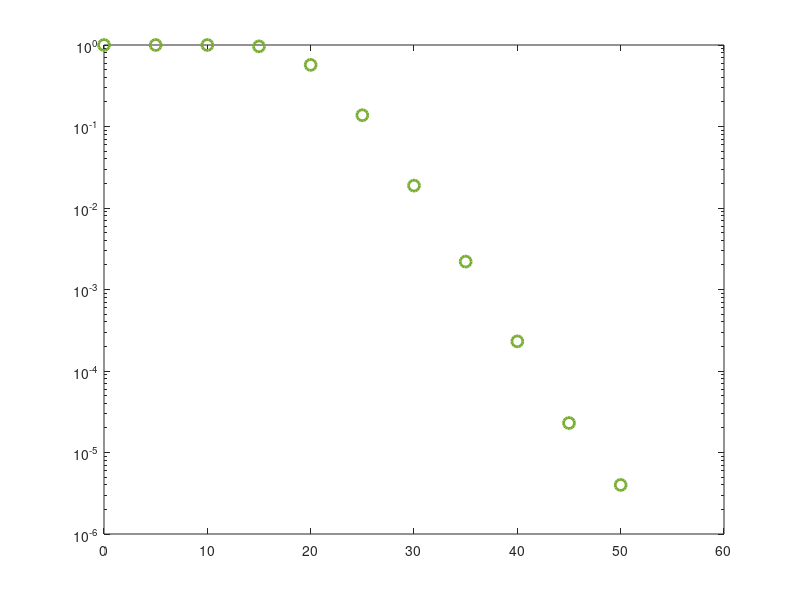

Here is the MATLAB script that generated this plot: (Note: this script raises an error after producing the figure.)

clear all;clc ;close all;
N = 1e6; %iterasyon

ps_dB = 0:5:60;
ps=db2pow(ps_dB);

%pe_dB=0;
%pe=db2pow(pe_dB);

pr=ps;

var_hsr=1;
var_hrd1=1;var_hrd2=1;
var_hsd1=1;var_hsd2=1;
var_hre=1;


hsr  = sqrt(var_hsr/2) *(randn(1,N) + 1i*randn(1,N)); % Channel Gain of hsr
hrd1 = sqrt(var_hrd1/2)*(randn(1,N) + 1i*randn(1,N)); % Channel Gain of hrd1
hrd2 = sqrt(var_hrd2/2)*(randn(1,N) + 1i*randn(1,N)); % Channel Gain of hrd2
hsd1 = sqrt(var_hsd1/2)*(randn(1,N) + 1i*randn(1,N));% Channel Gain of hsd1
hsd2 = sqrt(var_hsd2/2)*(randn(1,N) + 1i*randn(1,N));% Channel Gain of hsd2
hre  = sqrt(var_hre/2) *(randn(1,N) + 1i*randn(1,N));% Channel Gain of hre

hsr_square = abs(hsr).^2; % Channel Coefficient hsr
hrd1_square = abs(hrd1).^2; % Channel Coefficient hrd1
hrd2_square = abs(hrd2).^2;% Channel Coefficient hrd2
hsd1_square = abs(hsd1).^2;% Channel Coefficient hsd1
hsd2_square = abs(hsd2).^2;% Channel Coefficient hsd2
hre_square = abs(hre).^2;% Channel Coefficient hre




a1= 0.85;
a2=1-0.85;

%R1,R2,Pe


R1_Setup = [ 0.1 1 1.3];
R2_Setup = [ 2 2 2];
pe_Setup = [-5 -5 -5];
for kk = 1:max(size(R1_Setup))
R1=R1_Setup(kk);
R2=R2_Setup(kk);
pe=10.^(0.1*pe_Setup(kk));
for i = 1:length(ps_dB)

YSR1_NOMA = (a1*ps(i)*hsr_square)/((a2*ps(i)*hsr_square)+1);
YSR2_NOMA = (a2*ps(i)*hsr_square);

YSD1_NOMA = (a1*ps(i)*hsd1_square)/((a2*ps(i)*hsd1_square)+1);
YSD2_NOMA = (a2*ps(i)*hsd2_square);

YRD1_NOMA = (a1*ps(i)*hrd1_square)/((a2*ps(i)*hrd1_square)+1);
YRD2_NOMA = (a2*ps(i)*hrd2_square);

Tot_Y1 = max(YSD1_NOMA,min(YSR1_NOMA,YRD1_NOMA));

Tot_Y2 = max(YSD2_NOMA,min(YSR2_NOMA,YRD2_NOMA));


YRE1 = (a1*pe*hre_square);
YRE2 = (a2*pe*hre_square);
    
Capacity_SD1 = 0.5*log2(1+Tot_Y1);
Capacity_SD2 = 0.5*log2(1+Tot_Y2);


Capacity_RE1 = 0.5*log2(1+YRE1);
Capacity_RE2 = 0.5*log2(1+YRE2);

%Secrecy_NOMA1=0.5*log2((1+Tot_Y1)./(1+YRE1));
%Secrecy_NOMA2=0.5*log2((1+Tot_Y2)./(1+YRE2));

Secrecy_NOMA1 = max(0,Capacity_SD1-Capacity_RE1);
Secrecy_NOMA2 = max(0,Capacity_SD2-Capacity_RE2);


    SOP_1 = find(Secrecy_NOMA1>R1);
    SOP_2 = find(Secrecy_NOMA2>R2);
     
     PSOP_1(kk,i)=length(SOP_1)/N;  
     PSOP_2(kk,i)=length(SOP_2)/N;  
     
     Tot_SOP(kk,i) = 1-((PSOP_1(kk,i))*PSOP_2(kk,i));
     
     Tot_SOP1(kk,i) =  (1-PSOP_1(kk,i))+ (1-PSOP_2(kk,i))-((1-PSOP_2(kk,i))*(1-PSOP_1(kk,i)));
           
     
end
end
figure
semilogy(ps_dB,Tot_SOP1(1,:),'Marker','o','Linewidth',2,'MarkerSize',8,'Color','#77AC30','LineStyle','none'),hold on
semilogy(ps_dB,Tot_SOP1(2,:),'Marker','hexagram','Linewidth',2,'MarkerSize',8,'Color','#0072BD','LineStyle', ' none '),
semilogy(ps_dB,Tot_SOP1(3,:),'Marker','x','Linewidth',2,'MarkerSize',8,'Color','#7E2F8E','LineStyle',' none '),

NOMA_THEO(R1_Setup,R2_Setup,pe_Setup);
Fig3_OMA_Theory(R1_Setup,R2_Setup,pe_Setup);
legend('R_1=0.1 sim.', 'R_1=1 sim.', 'R_1=1.3 sim.', 'NOMA ana.', '', '', 'NOMA asymptotic', '', '', 'OMA ana.', '', '', 'FontSize',11)

%semilogy(ps_dB,Asymptotic(1,:),'Linewidth',1,'Color',[0.0,0.0,0.0],'LineStyle','--'),hold on
%semilogy(ps_dB,Asymptotic(2,:),'Linewidth',1,'Color',[0.0,0.0,0.0],'LineStyle','-'),
%semilogy(ps_dB,Asymptotic(3,:),'Linewidth',1,'Color',[0.0,0.0,0.0],'LineStyle','-'),


%figure
%semilogy(ps_dB, Tot_SOP, 'Linewidth',1,'Color',[0.0,1.0,0.0],'LineStyle','-');
%hold on;

%semilogy(ps_dB, Tot_SOP, 'Linewidth',1,'Color',[1.0,0.0,0.0],'LineStyle','-');
%semilogy(ps_dB, Sonuc,'Linewidth',2,'Color',[1.0,0.0,0.0],'LineStyle','-');

grid on
xlabel('SNR (dB)','FontSize', 15);
ylabel('Secrecy Outage Probability','FontSize', 15);
axis([0 60  1e-3 1])
